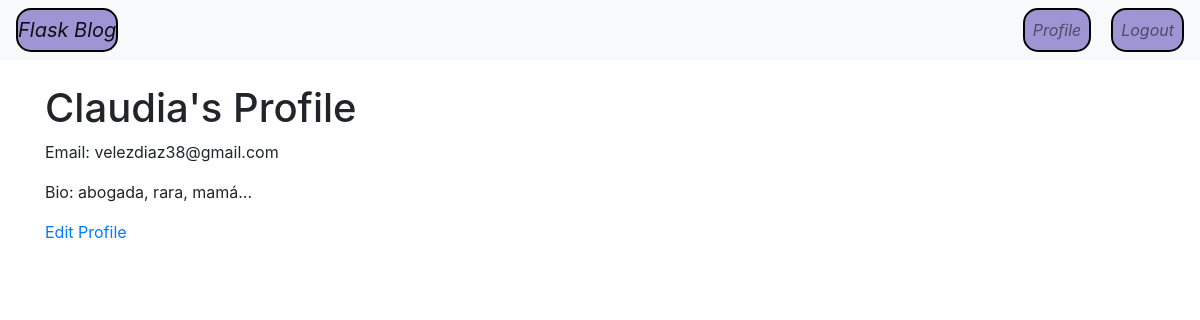
The page /profile (signed in) on the database its author committed.
### app/models.py (models this page shows, shortened)
class User(db.Model, UserMixin):
    id = db.Column(db.Integer, primary_key=True)
    username = db.Column(db.String(20), unique=True, nullable=False)
    email = db.Column(db.String(120), unique=True, nullable=False)
    password = db.Column(db.String(60), nullable=False)
    bio = db.Column(db.String(500), nullable=True)
    profile_picture = db.Column(db.String(150), nullable=True)
    posts = db.relationship('Post', backref='author', lazy=True)
    image_file = db.Column(db.String(20), nullable=False, default='default.jpg')

### app/routes.py (the view)
@app.route("/profile", methods=["GET"])
@login_required
def profile():
    return render_template('profile.html', title='Profile')

### app/models.py (called while the page is built)
@login_manager.user_loader
def load_user(user_id):
    return User.query.get(int(user_id))

### app/templates/profile.html
{% extends "base.html" %}
{% block content %}
<h1>{{ current_user.username }}'s Profile</h1>
<p>Email: {{ current_user.email }}</p>
<p>Bio: {{ current_user.bio }}</p>
<a href="{{ url_for('edit_profile') }}">Edit Profile</a>
{% endblock %}

### rows shown on the page
User: username "Claudia", email "velezdiaz38@gmail.com", bio "abogada, rara, mamá..."
